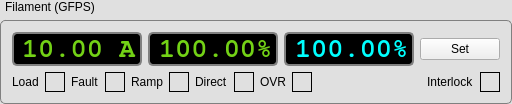
           <widget class="QGroupBox" name="gbGFPS">
            <property name="styleSheet">
             <string notr="true">QGroupBox {
    background-color: #E0E0E0;
    border: 1px solid gray;
    border-radius: 5px;
    margin-top: 20px; /* leave space at the top for the title */
}

QGroupBox::title {
    subcontrol-origin: margin;
    subcontrol-position: top left; 
    padding: 0 3px;
}</string>
            </property>
            <property name="title">
             <string>Filament (GFPS)</string>
            </property>
            <layout class="QVBoxLayout" name="verticalLayout_4">
             <item>
              <layout class="QHBoxLayout" name="horizontalLayout_10">
               <item>
                <widget class="QLineEdit" name="GFPSdata_Irms">
                 <property name="enabled">
                  <bool>true</bool>
                 </property>
                 <property name="sizePolicy">
                  <sizepolicy hsizetype="Fixed" vsizetype="Fixed">
                   <horstretch>0</horstretch>
                   <verstretch>0</verstretch>
                  </sizepolicy>
                 </property>
                 <property name="minimumSize">
                  <size>
                   <width>130</width>
                   <height>34</height>
                  </size>
                 </property>
                 <property name="maximumSize">
                  <size>
                   <width>130</width>
                   <height>16777215</height>
                  </size>
                 </property>
                 <property name="baseSize">
                  <size>
                   <width>100</width>
                   <height>32</height>
                  </size>
                 </property>
                 <property name="font">
                  <font>
                   <family>FreeMono</family>
                   <pointsize>20</pointsize>
                   <weight>75</weight>
                   <bold>true</bold>
                   <strikeout>false</strikeout>
                   <stylestrategy>PreferAntialias</stylestrategy>
                   <kerning>false</kerning>
                  </font>
                 </property>
                 <property name="acceptDrops">
                  <bool>false</bool>
                 </property>
                 <property name="whatsThis">
                  <string/>
                 </property>
                 <property name="autoFillBackground">
                  <bool>false</bool>
                 </property>
                 <property name="styleSheet">
                  <string notr="true">:enabled {
color: rgb(115, 210, 22);
background-color: rgb(0, 0, 0);
border-radius: 5px;
border-width: 2px;
border-color: gray;
border-style:solid;
}

:disabled {
color: black;
background-color: rgb(0, 0, 0);
border-radius: 5px;
border-width: 2px;
border-color: gray;
border-style:solid;
}</string>
                 </property>
                 <property name="text">
                  <string>10.00 A</string>
                 </property>
                 <property name="alignment">
                  <set>Qt::AlignRight|Qt::AlignTrailing|Qt::AlignVCenter</set>
                 </property>
                </widget>
               </item>
               <item>
                <widget class="QLineEdit" name="GFPSdata_Pcur">
                 <property name="enabled">
                  <bool>true</bool>
                 </property>
                 <property name="sizePolicy">
                  <sizepolicy hsizetype="Fixed" vsizetype="Fixed">
                   <horstretch>0</horstretch>
                   <verstretch>0</verstretch>
                  </sizepolicy>
                 </property>
                 <property name="minimumSize">
                  <size>
                   <width>130</width>
                   <height>34</height>
                  </size>
                 </property>
                 <property name="maximumSize">
                  <size>
                   <width>0</width>
                   <height>16777215</height>
                  </size>
                 </property>
                 <property name="baseSize">
                  <size>
                   <width>100</width>
                   <height>32</height>
                  </size>
                 </property>
                 <property name="font">
                  <font>
                   <family>FreeMono</family>
                   <pointsize>20</pointsize>
                   <weight>75</weight>
                   <bold>true</bold>
                   <strikeout>false</strikeout>
                   <stylestrategy>PreferAntialias</stylestrategy>
                   <kerning>false</kerning>
                  </font>
                 </property>
                 <property name="acceptDrops">
                  <bool>false</bool>
                 </property>
                 <property name="whatsThis">
                  <string/>
                 </property>
                 <property name="autoFillBackground">
                  <bool>false</bool>
                 </property>
                 <property name="styleSheet">
                  <string notr="true">:enabled {
color: rgb(115, 210, 22);
background-color: rgb(0, 0, 0);
border-radius: 5px;
border-width: 2px;
border-color: gray;
border-style:solid;
}

:disabled {
color: black;
background-color: rgb(0, 0, 0);
border-radius: 5px;
border-width: 2px;
border-color: gray;
border-style:solid;
}</string>
                 </property>
                 <property name="text">
                  <string>100.00%</string>
                 </property>
                 <property name="alignment">
                  <set>Qt::AlignRight|Qt::AlignTrailing|Qt::AlignVCenter</set>
                 </property>
                </widget>
               </item>
               <item>
                <widget class="QLineEdit" name="GFPSdata_Pset">
                 <property name="enabled">
                  <bool>true</bool>
                 </property>
                 <property name="sizePolicy">
                  <sizepolicy hsizetype="Fixed" vsizetype="Fixed">
                   <horstretch>0</horstretch>
                   <verstretch>0</verstretch>
                  </sizepolicy>
                 </property>
                 <property name="minimumSize">
                  <size>
                   <width>130</width>
                   <height>34</height>
                  </size>
                 </property>
                 <property name="maximumSize">
                  <size>
                   <width>130</width>
                   <height>16777215</height>
                  </size>
                 </property>
                 <property name="baseSize">
                  <size>
                   <width>100</width>
                   <height>32</height>
                  </size>
                 </property>
                 <property name="font">
                  <font>
                   <family>FreeMono</family>
                   <pointsize>20</pointsize>
                   <weight>75</weight>
                   <bold>true</bold>
                   <strikeout>false</strikeout>
                   <stylestrategy>PreferAntialias</stylestrategy>
                   <kerning>false</kerning>
                  </font>
                 </property>
                 <property name="acceptDrops">
                  <bool>false</bool>
                 </property>
                 <property name="whatsThis">
                  <string/>
                 </property>
                 <property name="autoFillBackground">
                  <bool>false</bool>
                 </property>
                 <property name="styleSheet">
                  <string notr="true">:enabled {
color: rgb(0, 255, 255);
background-color: rgb(0, 0, 0);
border-radius: 5px;
border-width: 2px;
border-color: gray;
border-style:solid;
}

:disabled {
color: black;
background-color: rgb(0, 0, 0);
border-radius: 5px;
border-width: 2px;
border-color: gray;
border-style:solid;
}</string>
                 </property>
                 <property name="text">
                  <string>100.00%</string>
                 </property>
                 <property name="alignment">
                  <set>Qt::AlignRight|Qt::AlignTrailing|Qt::AlignVCenter</set>
                 </property>
                </widget>
               </item>
               <item>
                <widget class="QPushButton" name="B_GFPSset">
                 <property name="sizePolicy">
                  <sizepolicy hsizetype="Fixed" vsizetype="Fixed">
                   <horstretch>0</horstretch>
                   <verstretch>0</verstretch>
                  </sizepolicy>
                 </property>
                 <property name="text">
                  <string>Set</string>
                 </property>
                </widget>
               </item>
              </layout>
             </item>
             <item>
              <layout class="QHBoxLayout" name="horizontalLayout_11">
               <item alignment="Qt::AlignRight">
                <widget class="QLabel" name="label_53">
                 <property name="text">
                  <string>Load</string>
                 </property>
                </widget>
               </item>
               <item>
                <widget class="LEDindicator" name="LED_GFPSload" native="true">
                 <property name="sizePolicy">
                  <sizepolicy hsizetype="Fixed" vsizetype="Fixed">
                   <horstretch>0</horstretch>
                   <verstretch>0</verstretch>
                  </sizepolicy>
                 </property>
                 <property name="minimumSize">
                  <size>
                   <width>20</width>
                   <height>20</height>
                  </size>
                 </property>
                 <property name="baseSize">
                  <size>
                   <width>20</width>
                   <height>20</height>
                  </size>
                 </property>
                 <property name="styleSheet">
                  <string notr="true">border: 1 solid black	</string>
                 </property>
                </widget>
               </item>
               <item alignment="Qt::AlignRight">
                <widget class="QLabel" name="label_55">
                 <property name="text">
                  <string>Fault</string>
                 </property>
                </widget>
               </item>
               <item>
                <widget class="LEDindicator" name="LED_GFPStriac" native="true">
                 <property name="sizePolicy">
                  <sizepolicy hsizetype="Fixed" vsizetype="Fixed">
                   <horstretch>0</horstretch>
                   <verstretch>0</verstretch>
                  </sizepolicy>
                 </property>
                 <property name="minimumSize">
                  <size>
                   <width>20</width>
                   <height>20</height>
                  </size>
                 </property>
                 <property name="baseSize">
                  <size>
                   <width>20</width>
                   <height>20</height>
                  </size>
                 </property>
                 <property name="styleSheet">
                  <string notr="true">border: 1 solid black	</string>
                 </property>
                </widget>
               </item>
               <item alignment="Qt::AlignRight">
                <widget class="QLabel" name="label_58">
                 <property name="text">
                  <string>Ramp</string>
                 </property>
                </widget>
               </item>
               <item>
                <widget class="LEDindicator" name="LED_GFPSramp" native="true">
                 <property name="sizePolicy">
                  <sizepolicy hsizetype="Fixed" vsizetype="Fixed">
                   <horstretch>0</horstretch>
                   <verstretch>0</verstretch>
                  </sizepolicy>
                 </property>
                 <property name="minimumSize">
                  <size>
                   <width>20</width>
                   <height>20</height>
                  </size>
                 </property>
                 <property name="baseSize">
                  <size>
                   <width>20</width>
                   <height>20</height>
                  </size>
                 </property>
                 <property name="styleSheet">
                  <string notr="true">border: 1 solid black	</string>
                 </property>
                </widget>
               </item>
               <item>
                <widget class="QLabel" name="label_65">
                 <property name="text">
                  <string>Direct</string>
                 </property>
                </widget>
               </item>
               <item>
                <widget class="LEDindicator" name="LED_GFPSdirect" native="true">
                 <property name="sizePolicy">
                  <sizepolicy hsizetype="Fixed" vsizetype="Fixed">
                   <horstretch>0</horstretch>
                   <verstretch>0</verstretch>
                  </sizepolicy>
                 </property>
                 <property name="minimumSize">
                  <size>
                   <width>20</width>
                   <height>20</height>
                  </size>
                 </property>
                 <property name="baseSize">
                  <size>
                   <width>20</width>
                   <height>20</height>
                  </size>
                 </property>
                 <property name="styleSheet">
                  <string notr="true">border: 1 solid black	</string>
                 </property>
                </widget>
               </item>
               <item alignment="Qt::AlignRight">
                <widget class="QLabel" name="label_57">
                 <property name="text">
                  <string>OVR</string>
                 </property>
                </widget>
               </item>
               <item>
                <widget class="LEDindicator" name="LED_GFPSovr" native="true">
                 <property name="sizePolicy">
                  <sizepolicy hsizetype="Fixed" vsizetype="Fixed">
                   <horstretch>0</horstretch>
                   <verstretch>0</verstretch>
                  </sizepolicy>
                 </property>
                 <property name="minimumSize">
                  <size>
                   <width>20</width>
                   <height>20</height>
                  </size>
                 </property>
                 <property name="baseSize">
                  <size>
                   <width>20</width>
                   <height>20</height>
                  </size>
                 </property>
                 <property name="styleSheet">
                  <string notr="true">border: 1 solid black	</string>
                 </property>
                </widget>
               </item>
               <item>
                <spacer name="horizontalSpacer_3">
                 <property name="orientation">
                  <enum>Qt::Horizontal</enum>
                 </property>
                 <property name="sizeHint" stdset="0">
                  <size>
                   <width>40</width>
                   <height>20</height>
                  </size>
                 </property>
                </spacer>
               </item>
               <item>
                <widget class="QLabel" name="label_56">
                 <property name="text">
                  <string>Interlock</string>
                 </property>
                </widget>
               </item>
               <item>
                <widget class="LEDindicator" name="LED_GFPSinterlock" native="true">
                 <property name="sizePolicy">
                  <sizepolicy hsizetype="Fixed" vsizetype="Fixed">
                   <horstretch>0</horstretch>
                   <verstretch>0</verstretch>
                  </sizepolicy>
                 </property>
                 <property name="minimumSize">
                  <size>
                   <width>20</width>
                   <height>20</height>
                  </size>
                 </property>
                 <property name="baseSize">
                  <size>
                   <width>20</width>
                   <height>20</height>
                  </size>
                 </property>
                 <property name="styleSheet">
                  <string notr="true">border: 1 solid black	</string>
                 </property>
                </widget>
               </item>
              </layout>
             </item>
            </layout>
           </widget>
